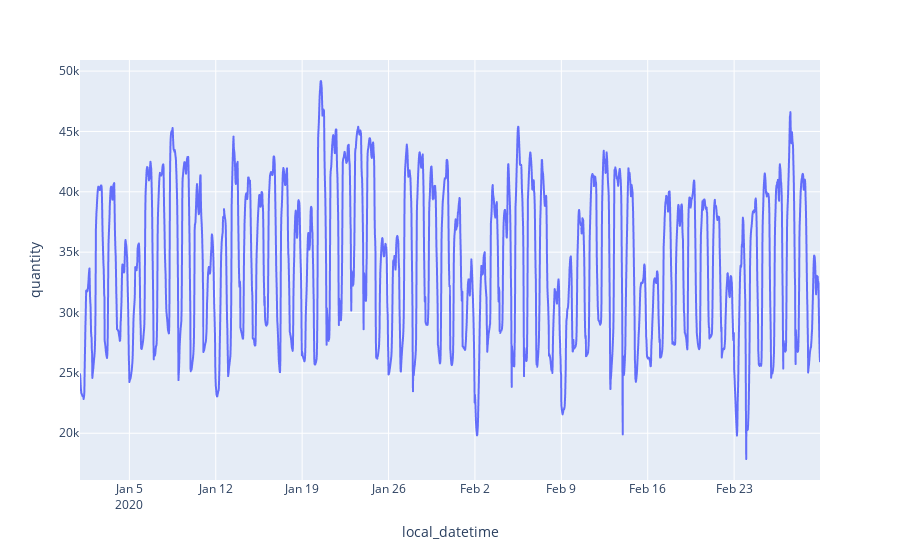

The cell this chart's notebook holds for it:
### Code cell
import plotly.express as px

#df = px.data.stocks()

#date_time
#scatter time 
fig2 = px.line(df_B1430, x= 'local_datetime', y= 'quantity')
#fig2 = px.line(df_B1780_EDA, x= 'local_datetime',y='imbalanceQuantityMAW')
fig2.show()

### Figure 1 — Plotly figure (JSON) as saved in the notebook; plotly's stock layout.template omitted (floating-point values rounded to 4 significant figures; data arrays with more than 128 entries replaced by an {"elided": "..."} marker saying what was removed)
{"data": [{"hovertemplate": "local_datetime=%{x}<br>quantity=%{y}<extra></extra>", "legendgroup": "", "line": {"color": "#636efa", "dash": "solid"}, "marker": {"symbol": "circle"}, "mode": "lines", "name": "", "showlegend": false, "type": "scattergl", "x": {"elided": "2879 str values"}, "xaxis": "x", "y": {"elided": "2879 int values"}, "yaxis": "y"}], "layout": {"legend": {"tracegroupgap": 0}, "margin": {"t": 60}, "xaxis": {"anchor": "y", "domain": [0, 1], "title": {"text": "local_datetime"}}, "yaxis": {"anchor": "x", "domain": [0, 1], "title": {"text": "quantity"}}}}
